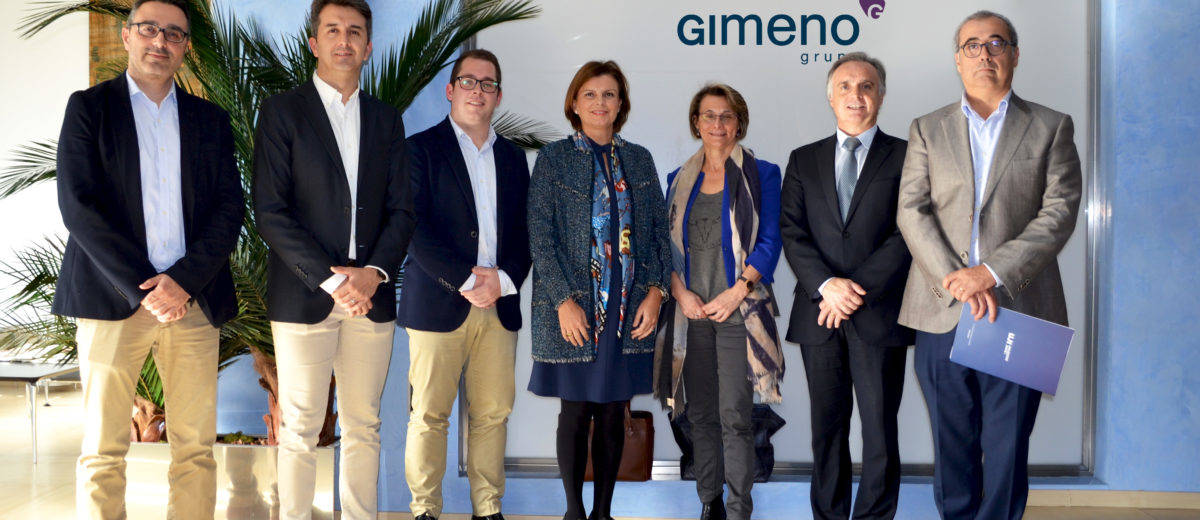
#> input picture exercices/opencv/Flavio/01-read-image/persons.jpg, 1200 x 520 px, given in place of the camera
$ python main.py
#> lines starting #> are read from the running program, lines starting #| are printed output that depends on the picture
import numpy as np
import cv2
from matplotlib import pyplot as plt

cap=cv2.VideoCapture(0)
while True:
    ret,frame=cap.read()
#> frame is the input picture: shape (520, 1200, 3); mean B, G, R 121, 116.7, 117.8
    if ret==True:
        # Grayscale
        gray=cv2.cvtColor(frame,cv2.COLOR_BGR2GRAY)
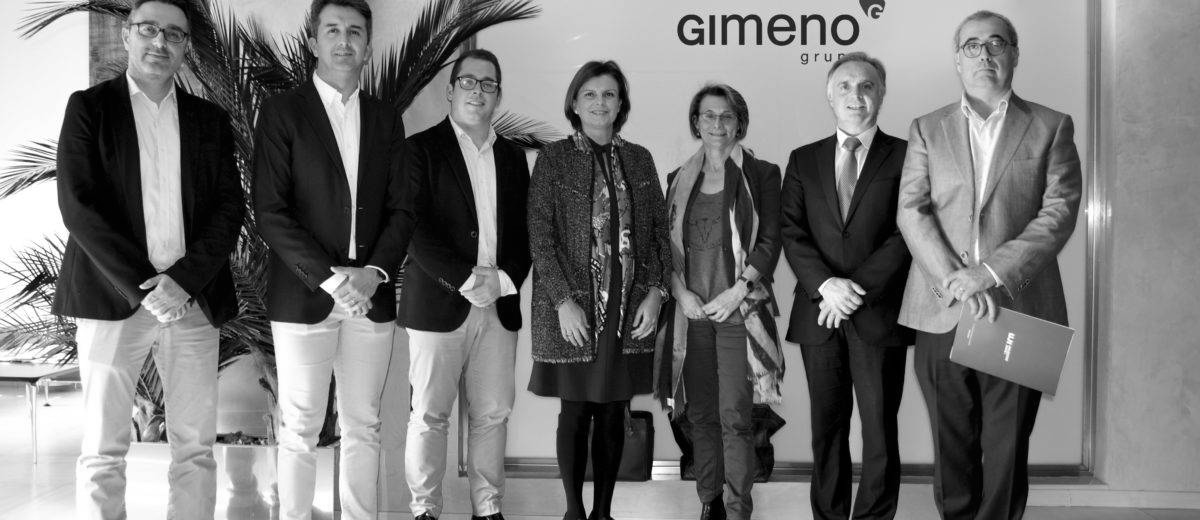
#> gray: shape (520, 1200); min 0, max 255, mean 117.5
        gray = cv2.GaussianBlur(gray, (7, 7), 3)
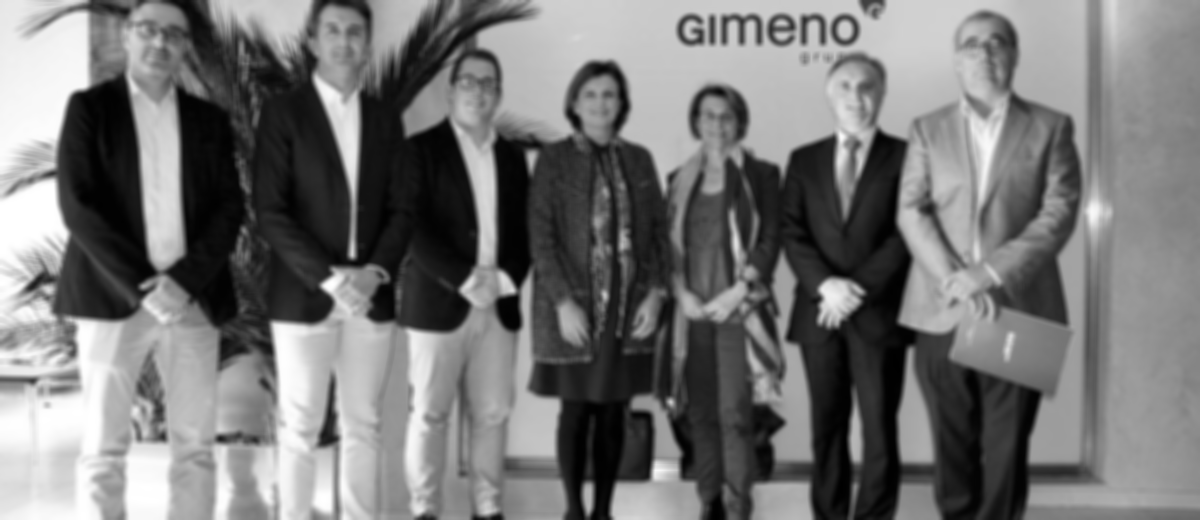
#> gray: shape (520, 1200); min 0, max 255, mean 117.5
        edges = cv2.Canny(gray,20,30)
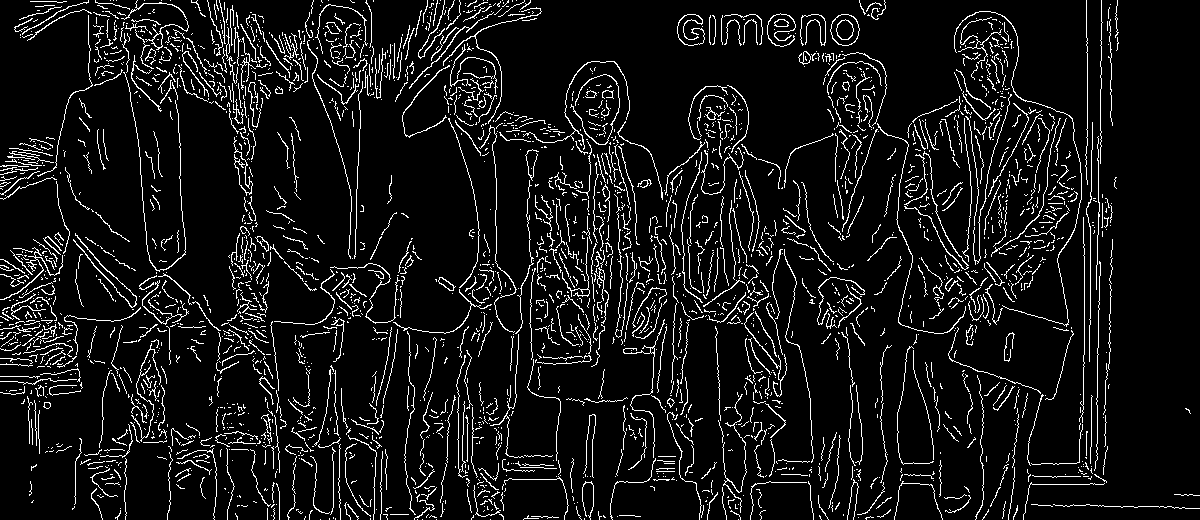
#> edges: shape (520, 1200); 8.2% white in thin lines or dots
        cv2.imshow('gray',gray)
        cv2.imshow('edges',edges)
        cv2.imshow('frame',frame)
        if cv2.waitKey(1) & 0xFF==ord('s'):
#> (key Esc is pressed here)
            break
cap.release()
cv2.destroyAllWindows()
